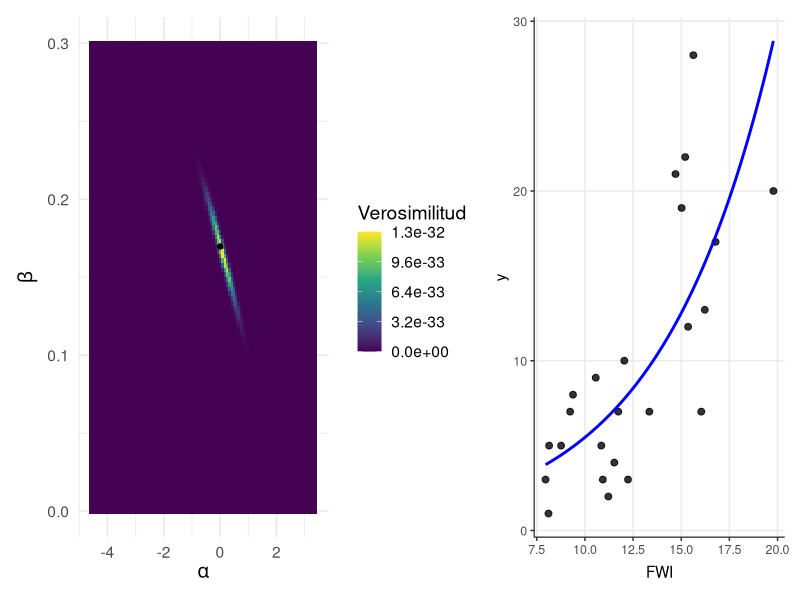
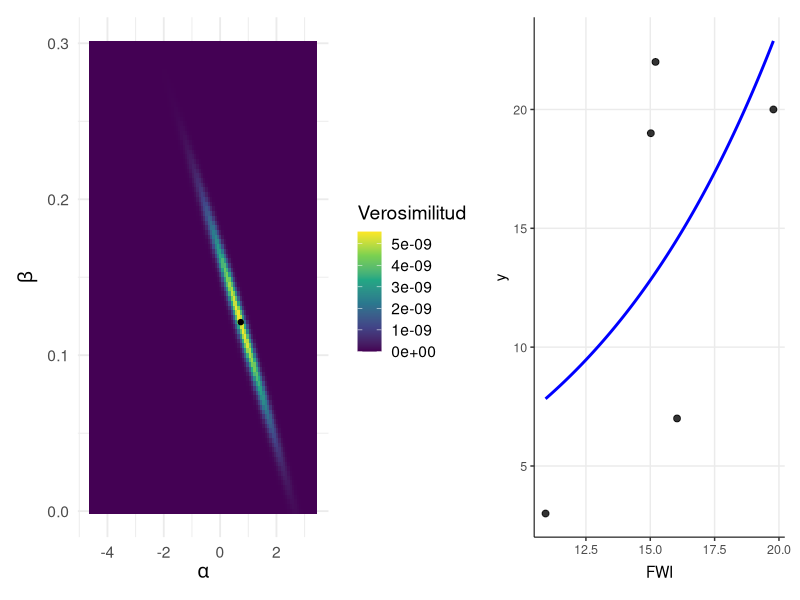
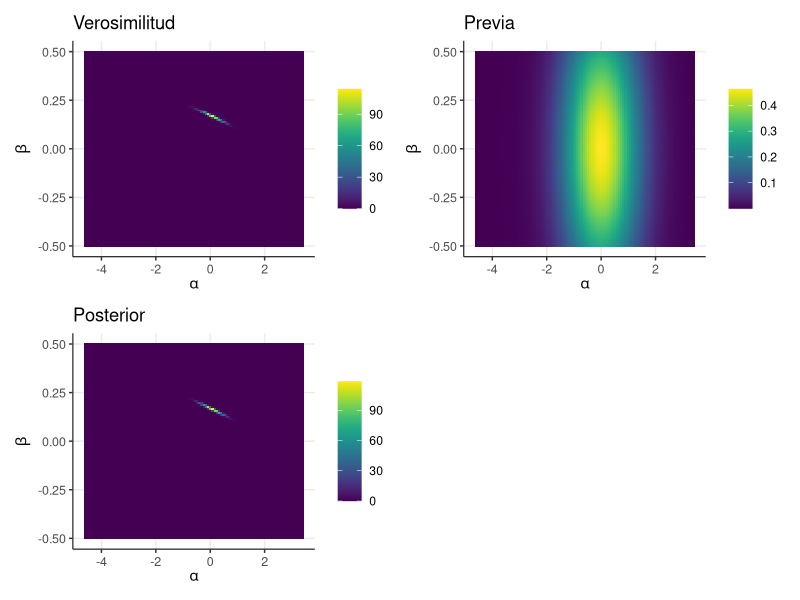
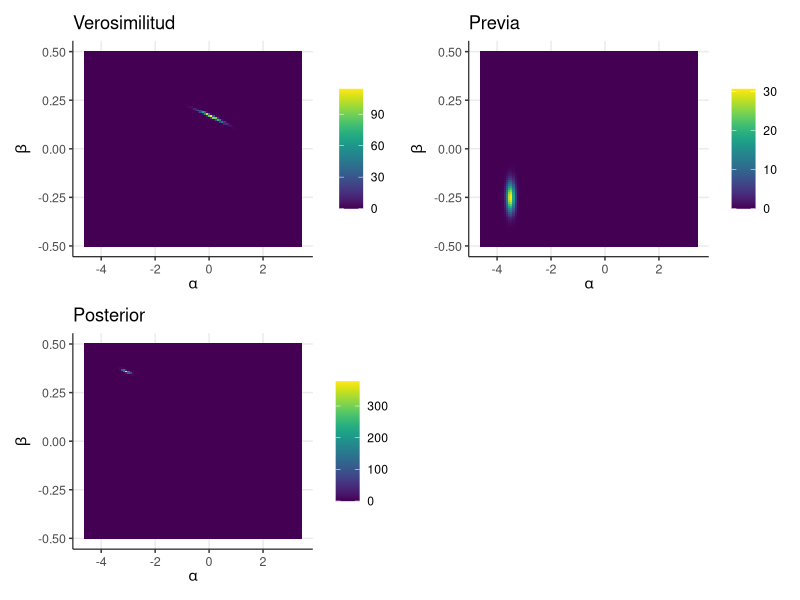
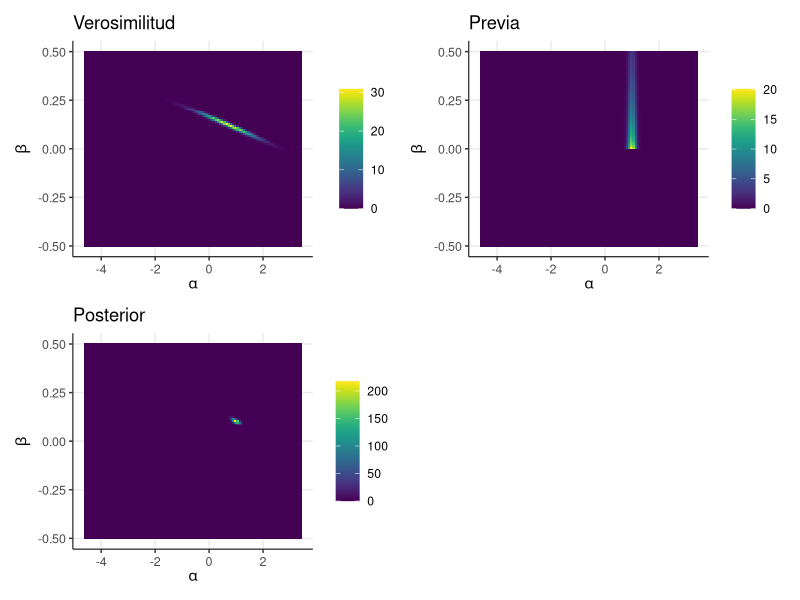

These figures' R source, in order:
## ## TP 5: Estimación de parámetros e inferencia bayesiana ## ##

# [Codificación: UTF-8]

# Paquetes ----------------------------------------------------------------

library(tidyverse) # ggplot y pivot_longer
library(viridis)   # colores
library(scales)    # leyenda de gráfico
library(patchwork) # unir gráficos

# Funciones ---------------------------------------------------------------

# Para normalizar densidades o likelihoods (con fines gráficos).
# area es el tamaño del segmento o celda en la aproximación discreta.
# En 1D, es la distancia entre valores de la secuencia de parámetros.
# En 2D, es el área de cada celda.
# Devuelve un vector de densidad o likelihood, tal que
# sum(normalized_density * area) ~= 1
normalize_dens <- function(dens, area) {
  dens / sum(dens * area)
}

# ggplot custom theme
nice_theme <- function() {
  theme(
    panel.border = element_blank(),
    panel.grid.minor = element_blank(),
    panel.grid.major =  element_line(),

    axis.line = element_line(linewidth = 0.35),

    axis.text = element_text(size = 9),
    axis.title = element_text(size = 11),

    strip.text = element_text(size = 11),
    strip.background = element_rect(fill = "white", color = "white")
  )
}

theme_set(theme_classic())

# Datos -------------------------------------------------------------------

datos <- read.csv(file.path("datos", "barbera_data_fire_total_climate.csv"))


# Actividad 1 -------------------------------------------------------------

# 1.1 ---------------------------------------------------------------------
# Elegir un set de datos y definir un modelo sencillo (1 o 2 parámetros).
# Puede ser estadístico o no (la función de costo no necesariamente tiene que
# ser una -log verosimilitud).

# y_i ~ Poisson(lambda_i)
# lambda_i = exp(alpha + beta * x)

# 1.2 ---------------------------------------------------------------------
# Evaluar qué restricciones debería imponerse sobre los parámetros para que el
# modelo sea sensato.

# beta > 0, y no muy grande

# 1.3 ---------------------------------------------------------------------
# Graficar la función de verosimilitud del modelo (o la función de costo) y
# encontrá el máximo utilizando el método de la grilla. Si el modelo tiene
# D > 2 parámetros, se deberán fijar D - 2 para poder graficar. Graficar la
# predicción en función de alguna variable predictora (si es que la hay)
# utilizando el valor de la grilla con mayor verosimilitud o menor costo.

like_fire <- function(alpha, beta, log = T, filas = 1:nrow(datos)) {
  # "like" por likelihood (sería raro decirle "vero");
  # "fire" porque es la función para estos datos de fuego, no cualquier
  # verosimilitud.

  # Calculamos la media, lambda:
  lambda <- exp(alpha + beta * datos$fwi[filas])

  # usando lambda evaluamos la verosimilitud de cada observación,
  # en escala log:
  like_pointwise <- dpois(datos$fires[filas], lambda, log = T)

  # la log-verosimilitud conjunta es la suma de las log-verosimilitudes por
  # observación:
  like <- sum(like_pointwise)

  if (log) return(like)
  else return(exp(like))
}

# Creamos grilla de valores de alpha y beta.
side <- 100 # cantidad de valores por lado
grilla <- expand.grid(
  alpha = seq(log(0.01), log(30), length.out = side),
  beta = seq(0, 0.3, length.out = side)
)

# Evaluamos la verosimilitud para cada valor
grilla$loglike <- NA
size <- side ^ 2 # cantidad de valores en la grilla
for (i in 1:size) {
  grilla$loglike[i] <- like_fire(grilla$alpha[i], grilla$beta[i])
}
grilla$like <- exp(grilla$loglike)

# Elegimos el punto con mayor verosimilitud
row <- which.max(grilla$loglike)
alpha <- grilla$alpha[row]
beta <- grilla$beta[row]

# Grilla
p1 <- ggplot(grilla, aes(x = alpha, y = beta, fill = like)) +
  geom_tile() +
  geom_point(data = grilla[row, , drop = F]) +
  scale_fill_viridis_c(option = "viridis", name = "Verosimilitud",
                       label = scientific_format(digits = 2)) +
  labs(x = expression(alpha), y = expression(beta)) +
  theme_minimal(base_size = 14)

# Plot de puntos + curva
p2 <- ggplot(datos, aes(x = fwi, y = fires)) +
  geom_point(color = rgb(0, 0, 0, 0.8), size = 2) +
  stat_function(fun = function(x) exp(alpha + beta * x),
                color = "blue", linewidth = 1) +
  ylab("y") + xlab("FWI") +
  nice_theme()

# Unimos
(p1 | p2)

# 1.4 ---------------------------------------------------------------------
# Comparár la estimación basada en la grilla con la obtenida usando optim.

like_fire_opt <- function(x) {
  alpha <- x[1]
  beta <- x[2]
  return(-like_fire(alpha, beta))
}

opt <- optim(
  par = c(0, 0.1),    # vector inicial de parámetros, donde comienza la búsqueda
  fn = like_fire_opt, # función a optimizar
  method = "BFGS"
)

opt$par
grilla[row, c("alpha", "beta")]

# 1.5 ---------------------------------------------------------------------
# ¿Existen otros valores de los parámetros que también presentan un
# ajuste razonable a los datos, aunque sea subóptimo? ¿Cómo se podría
# escoger un set de valores razonables?

# 1.6 ---------------------------------------------------------------------
# Repetir los puntos 1.3 y 1.5 pero utilizando el 20 % y el 50 % de los
# datos disponibles, y compará los resultados.

# Ejemplo con N = 20 %

filas20 <- sample(1:nrow(datos), size = round(0.2 * nrow(datos)))

# Evaluamos la verosimilitud para cada valor
grilla$loglike20 <- NA
for (i in 1:size) {
  grilla$loglike20[i] <- like_fire(grilla$alpha[i], grilla$beta[i],
                                   filas = filas20)
}
grilla$like20 <- exp(grilla$loglike20)

row20 <- which.max(grilla$loglike20)
alpha20 <- grilla$alpha[row20]
beta20 <- grilla$beta[row20]

# Grilla
p1 <- ggplot(grilla, aes(x = alpha, y = beta, fill = like20)) +
  geom_tile() +
  geom_point(data = grilla[row20, , drop = F]) +
  scale_fill_viridis_c(option = "viridis", name = "Verosimilitud",
                       label = scientific_format(digits = 2)) +
  labs(x = expression(alpha), y = expression(beta)) +
  theme_minimal(base_size = 14)

# Plot de puntos + curva
p2 <- ggplot(datos[filas20, ], aes(x = fwi, y = fires)) +
  geom_point(color = rgb(0, 0, 0, 0.8), size = 2) +
  stat_function(fun = function(x) exp(alpha20 + beta20 * x),
                color = "blue", linewidth = 1) +
  ylab("y") + xlab("FWI") +
  nice_theme()

# Unimos usando patchwork
(p1 | p2)


# Actividad 2 -------------------------------------------------------------

# 2.1 ---------------------------------------------------------------------
# Utilizando el mismo set de datos y modelo escogido previamente (ejercicio 1),
# definir previas para los parámetros, convirtiéndolo en un modelo bayesiano.

# y_i ~ Poisson(lambda_i)
# lambda_i = exp(alpha + beta * x)
# alpha ~ Normal(0, 1)
# beta ~ Normal(0, 0.5)

# 2.2 ---------------------------------------------------------------------
# Graficar la función de verosimilitud, la densidad previa y la densidad
# posterior.

# Creamos grilla de valores de alpha y beta.
side <- 100 # cantidad de valores por lado

alpha_seq <- seq(log(0.01), log(30), length.out = side)
beta_seq <- seq(-0.5, 0.5, length.out = side)

grilla <- expand.grid(
  alpha = alpha_seq,
  beta = beta_seq,
  loglike = NA,   # para llenar luego
  like = NA,
  prior = NA,
  post = NA
)

# Evaluamos la verosimilitud para cada valor
size <- side ^ 2 # cantidad de valores en la grilla
for (i in 1:size) {
  grilla$loglike[i] <- like_fire(grilla$alpha[i], grilla$beta[i])
}
grilla$like <- exp(grilla$loglike)

# Definimos y evaluamos la previa
mu_a <- 0; sigma_a <- 1
mu_b <- 0; sigma_b <- 0.5

for (i in 1:size) {
  grilla$prior[i] <-
    dnorm(grilla$alpha[i], mu_a, sigma_a) *
    dnorm(grilla$beta[i], mu_b, sigma_b)
}

# Posterior
grilla$post <- grilla$like * grilla$prior

# Normalizamos para poder visualizar
g <- grilla
a <- diff(alpha_seq)[1] * diff(beta_seq)[1] # para normalizar
for (v in c("like", "prior", "post")) {
  g[, v] <- normalize_dens(grilla[, v], a)
}

# Graficamos por separado, para apreciar las distintas escalas
p1 <-
  ggplot(g, aes(x = alpha, y = beta, fill = like)) +
  geom_tile() +
  scale_fill_viridis() +
  theme(legend.title = element_blank()) +
  xlab(expression(alpha)) +
  ylab(expression(beta)) +
  ggtitle("Verosimilitud") +
  nice_theme()

p2 <-
  ggplot(g, aes(x = alpha, y = beta, fill = prior)) +
  geom_tile() +
  scale_fill_viridis() +
  theme(legend.title = element_blank()) +
  xlab(expression(alpha)) +
  ylab(expression(beta)) +
  ggtitle("Previa") +
  nice_theme()

p3 <-
  ggplot(g, aes(x = alpha, y = beta, fill = post)) +
  geom_tile() +
  scale_fill_viridis() +
  theme(legend.title = element_blank()) +
  xlab(expression(alpha)) +
  ylab(expression(beta)) +
  ggtitle("Posterior") +
  nice_theme()

# Unimos usando patchwork
(p1 | p2 | p3) + plot_layout(nrow = 2)

# 2.3 ---------------------------------------------------------------------
# Explorar distintas previas, ya sea variando los parámetros de una
# misma distribución o utilizando otra distribución. Intentar crear
# previas que influyan en el resultado y otras que no.

grilla2 <- grilla

# Redefinimos y evaluamos la previa
mu_a <- -3.5; sigma_a <- 0.1
mu_b <- -0.25; sigma_b <- 0.05

for (i in 1:size) {
  grilla2$prior[i] <-
    dnorm(grilla2$alpha[i], mu_a, sigma_a) *
    dnorm(grilla2$beta[i], mu_b, sigma_b)
}

# Posterior
grilla2$post <- grilla2$like * grilla2$prior

# Normalizamos para poder visualizar
g2 <- grilla2
a <- diff(alpha_seq)[1] * diff(beta_seq)[1] # para normalizar
for (v in c("like", "prior", "post")) {
  g2[, v] <- normalize_dens(grilla2[, v], a)
}

# Graficamos por separado, para apreciar las distintas escalas
p1 <-
  ggplot(g2, aes(x = alpha, y = beta, fill = like)) +
  geom_tile() +
  scale_fill_viridis() +
  theme(legend.title = element_blank()) +
  xlab(expression(alpha)) +
  ylab(expression(beta)) +
  ggtitle("Verosimilitud") +
  nice_theme()

p2 <-
  ggplot(g2, aes(x = alpha, y = beta, fill = prior)) +
  geom_tile() +
  scale_fill_viridis() +
  theme(legend.title = element_blank()) +
  xlab(expression(alpha)) +
  ylab(expression(beta)) +
  ggtitle("Previa") +
  nice_theme()

p3 <-
  ggplot(g2, aes(x = alpha, y = beta, fill = post)) +
  geom_tile() +
  scale_fill_viridis() +
  theme(legend.title = element_blank()) +
  xlab(expression(alpha)) +
  ylab(expression(beta)) +
  ggtitle("Posterior") +
  nice_theme()

# Unimos usando patchwork
(p1 | p2 | p3) + plot_layout(nrow = 2)

## Para probar con otra distribución, editar estas líneas:

# Redefinimos y evaluamos la previa
mu_a <- 1; sigma_a <- 0.1
mu_b <- 0.3; sigma2_b <- 0.1 # beta tendrá una previa gamma

# obtenemos a y b, que son los parámetros que requiere dgamma
a <- mu_b ^ 2 / sigma2_b # sigma2_b es la varianza de la previa para b
b <- mu_b / sigma2_b

for (i in 1:size) {
  grilla2$prior[i] <-
    dnorm(grilla2$alpha[i], mu_a, sigma_a) * # normal
    dgamma(grilla2$beta[i], a, b)            # gamma
}

# (El resto del código, igual)

# 2.4 ---------------------------------------------------------------------
# Repetír la comparación entre posteriores pero utilizando únicamente 2 o 3
# observaciones. Las previas que no influían en el resultado usando todos los
# datos, ¿siguen sin influir?

# Creamos grilla de valores de alpha y beta.
side <- 100 # cantidad de valores por lado

alpha_seq <- seq(log(0.01), log(30), length.out = side)
beta_seq <- seq(-0.5, 0.5, length.out = side)

grilla <- expand.grid(
  alpha = alpha_seq,
  beta = beta_seq,
  loglike = NA,   # para llenar luego
  like = NA,
  prior = NA,
  post = NA
)

# Evaluamos la verosimilitud para cada valor
size <- side ^ 2 # cantidad de valores en la grilla
for (i in 1:size) {
  grilla$loglike[i] <- like_fire(grilla$alpha[i], grilla$beta[i],
                                 filas = filas20)
}
grilla$like <- exp(grilla$loglike)

# Definimos y evaluamos la previa
mu_a <- 1; sigma_a <- 0.1
mu_b <- 0.3; sigma2_b <- 0.1 # beta tendrá una previa gamma

# obtenemos a y b, que son los parámetros que requiere dgamma
a <- mu_b ^ 2 / sigma2_b # sigma2_b es la varianza de la previa para b
b <- mu_b / sigma2_b

for (i in 1:size) {
  grilla$prior[i] <-
    dnorm(grilla$alpha[i], mu_a, sigma_a) * # normal
    dgamma(grilla$beta[i], a, b)            # gamma
}

# Posterior
grilla$post <- grilla$like * grilla$prior

# Normalizamos para poder visualizar
g <- grilla
a <- diff(alpha_seq)[1] * diff(beta_seq)[1] # para normalizar
for (v in c("like", "prior", "post")) {
  g[, v] <- normalize_dens(grilla[, v], a)
}

# Graficamos por separado, para apreciar las distintas escalas
p1 <-
  ggplot(g, aes(x = alpha, y = beta, fill = like)) +
  geom_tile() +
  scale_fill_viridis() +
  theme(legend.title = element_blank()) +
  xlab(expression(alpha)) +
  ylab(expression(beta)) +
  ggtitle("Verosimilitud") +
  nice_theme()

p2 <-
  ggplot(g, aes(x = alpha, y = beta, fill = prior)) +
  geom_tile() +
  scale_fill_viridis() +
  theme(legend.title = element_blank()) +
  xlab(expression(alpha)) +
  ylab(expression(beta)) +
  ggtitle("Previa") +
  nice_theme()

p3 <-
  ggplot(g, aes(x = alpha, y = beta, fill = post)) +
  geom_tile() +
  scale_fill_viridis() +
  theme(legend.title = element_blank()) +
  xlab(expression(alpha)) +
  ylab(expression(beta)) +
  ggtitle("Posterior") +
  nice_theme()

# Unimos usando patchwork
(p1 | p2 | p3) + plot_layout(nrow = 2)

# 2.5 ---------------------------------------------------------------------
# ¿Cómo se podría caracterizar la distribución posterior de una forma más
# compacta que un gráfico? ¿Cómo se podrían describir resultados
# sobre un parámetro en particular si el modelo tiene más de un parámetro?